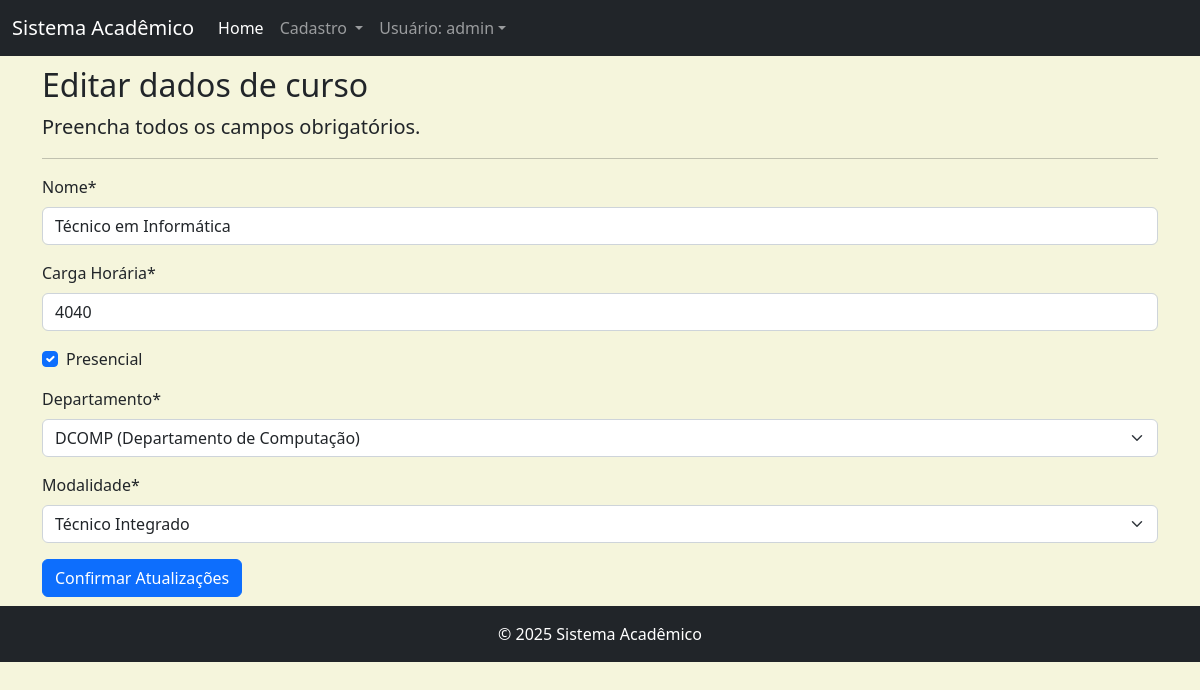
The page /editar/curso/1/ (signed in) on the database its author committed.
### cadastros/models.py (models this page shows, shortened)
class Curso(models.Model):
    nome = models.CharField(max_length=50)
    cargaHoraria = models.IntegerField(verbose_name="Carga Horária")
    presencial = models.BooleanField()
    departamento = models.ForeignKey(Departamento, on_delete=models.PROTECT)
    modalidade = models.ForeignKey(Modalidade, on_delete=models.PROTECT)

class Departamento(models.Model):
    nome = models.CharField(max_length=50)
    sigla = models.CharField(max_length=5)
    def __str__(self):
        return "{} ({})".format(self.sigla, self.nome)

class Modalidade(models.Model):
    nome = models.CharField(max_length=50)
    def __str__(self):
        return "{}".format(self.nome)

### cadastros/views.py (the view)
class CursoUpdate(GroupRequiredMixin, LoginRequiredMixin, UpdateView):
    group_required = u"Administrador"
    model = Curso
    fields = ['nome', 'cargaHoraria', 'presencial', 'departamento', 'modalidade']
    template_name = 'cadastros/form.html'
    success_url = reverse_lazy('listar-curso')
    login_url = reverse_lazy('login')
    def get_context_data(self, *args, **kwargs):
        context = super().get_context_data(*args, **kwargs)
        context['titulo'] = "Editar dados de curso"
        context['botao'] = "Confirmar Atualizações"
        return context

### cadastros/templates/cadastros/form.html (shortened to what this page needs)
{% extends 'paginas/base.html' %}
{% load static %}
{% load crispy_forms_tags %}
{% block conteudo %}
<h2>{{ titulo }}</h2>
<p class="lead">
    Preencha todos os campos obrigatórios.
</p>
<hr>
<form action="" method="POST">
    {{ form|crispy }}
    <button type="submit" class="btn btn-primary">
        {{ botao }}
    </button>
</form>
{% endblock %}

### paginas/templates/paginas/base.html (shortened to what this page needs)
{% load static %}
<!DOCTYPE html>
<html lang="pt-br">
<head>
    <link rel="stylesheet" href="https://cdn.jsdelivr.net/npm/bootstrap@5.2.3/dist/css/bootstrap.min.css">
    <link rel="stylesheet" href="{% static 'css/style.css' %}">
</head>
<body>
    <nav class="navbar navbar-expand-lg navbar-dark bg-dark">
        <div class="container-fluid">
            <a class="navbar-brand" href="#">Sistema Acadêmico</a>
            <div class="collapse navbar-collapse" id="navbarNav">
                <ul class="navbar-nav">
                    <li class="nav-item">
                        <a class="nav-link active" aria-current="page" href="{% url 'inicio' %}">Home</a>
                    </li>
                    {% if request.user.is_authenticated %}
                    <li class="nav-item dropdown" id="dropdownCadastro">
                        <a class="nav-link dropdown-toggle" role="button"
                        data-bs-toggle="dropdown" aria-expanded="false" href="#">
                            Cadastro
                        </a>
                    </li>
                    {% endif %}
                    {% if request.user.is_authenticated %}
                    <li class="nav-item dropdown" id="dropdownLogin">
                        <a class="nav-link dropdown-toggle" role="button" data-bs-toggle="dropdown" aria-expanded="false" href="#">Usuário: {{ user }}</a>
                    </li>
                    {% endif %}
                </ul>
            </div>
        </div>
    </nav>
    <div class="container">
        {% block conteudo %}{% endblock %}
    </div>
    <footer class="footer mt-auto py-3 bg-dark">
        <div class="rodape">
            {% block rodape %}
            <span class="text-bg-dark">© 2025 Sistema Acadêmico</span>
            {% endblock %}
        </div>
    </footer>
</body>
</html>

### static/css/style.css (style rules this page uses)
body { background-color: beige; }
.container { min-height: 550px; padding-top: 10px; }
.rodape { text-align: center; }

### rows shown on the page
Curso: nome "Técnico em Informática", cargaHoraria "4040", presencial "☑", departamento "DCOMP (Departamento de Computação)", modalidade "Técnico Integrado"

### other values the page prints
{{ user }} "admin"
{{ titulo }} "Editar dados de curso"
{{ botao }} "Confirmar Atualizações"
